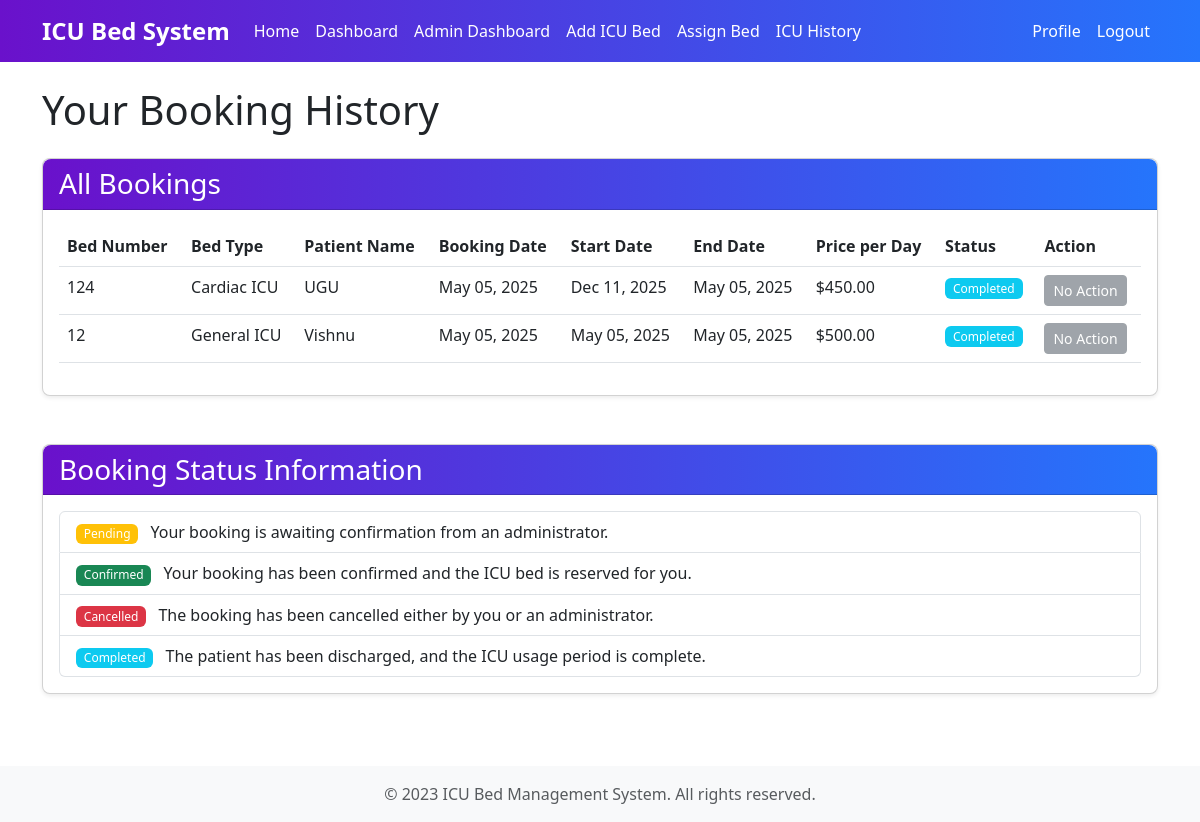
Page /beds/booking-history/ (signed in) on the committed database.
### beds/models.py (models this page shows, shortened)
class ICUBooking(models.Model):
    STATUS_CHOICES = [
        ('pending', 'Pending'),
        ('confirmed', 'Confirmed'),
        ('cancelled', 'Cancelled'),
        ('completed', 'Completed'),
    ]
    GENDER_CHOICES = [
        ('male', 'Male'),
        ('female', 'Female'),
        ('other', 'Other'),
    ]
    bed = models.ForeignKey(ICUBed, on_delete=models.CASCADE, related_name='bookings')
    booked_by = models.ForeignKey(User, on_delete=models.CASCADE, related_name='bookings')
    patient_name = models.CharField(max_length=100)
    patient_age = models.PositiveIntegerField()
    patient_gender = models.CharField(max_length=10, choices=GENDER_CHOICES)
    contact_number = models.CharField(max_length=15)
    medical_condition = models.TextField()
    start_date = models.DateField()
    end_date = models.DateField(null=True, blank=True)
    status = models.CharField(max_length=20, choices=STATUS_CHOICES, default='pending')
    booking_date = models.DateTimeField(auto_now_add=True)
    updated_at = models.DateTimeField(auto_now=True)

class ICUBed(models.Model):
    BED_TYPES = [
        ('general', 'General ICU'),
        ('cardiac', 'Cardiac ICU'),
        ('neonatal', 'Neonatal ICU'),
        ('pediatric', 'Pediatric ICU'),
        ('surgical', 'Surgical ICU'),
    ]
    bed_number = models.CharField(max_length=10, unique=True)
    bed_type = models.CharField(max_length=20, choices=BED_TYPES)
    is_available = models.BooleanField(default=True)
    description = models.TextField(blank=True, null=True)
    price_per_day = models.DecimalField(max_digits=10, decimal_places=2)
    created_at = models.DateTimeField(auto_now_add=True)
    updated_at = models.DateTimeField(auto_now=True)

### beds/views.py (the view)
# urls.py: path('booking-history/', views.booking_history, name='booking_history'),
@login_required
def booking_history(request):
    bookings = ICUBooking.objects.filter(booked_by=request.user).order_by('-booking_date')
    return render(request, 'beds/booking_history.html', {'bookings': bookings})

### templates/beds/booking_history.html (shortened to what this page needs)
{% extends 'base.html' %}
{% block content %}
<div class="row">
    <div class="col-md-12">
        <h1 class="mb-4">Your Booking History</h1>
    </div>
</div>
<div class="row">
    <div class="col-md-12">
        <div class="card">
            <div class="card-header bg-new text-white">
                <h3 class="mb-0">All Bookings</h3>
            </div>
            <div class="card-body">
                {% if bookings %}
                    <div class="table-responsive">
                        <table class="table table-hover">
                            <thead>
                                <tr>
                                    <th>Bed Number</th>
                                    <th>Bed Type</th>
                                    <th>Patient Name</th>
                                    <th>Booking Date</th>
                                    <th>Start Date</th>
                                    <th>End Date</th>
                                    <th>Price per Day</th>
                                    <th>Status</th>
                                    <th>Action</th>
                                </tr>
                            </thead>
                            <tbody>
                                {% for booking in bookings %}
                                    <tr>
                                        <td>{{ booking.bed.bed_number }}</td>
                                        <td>{{ booking.bed.get_bed_type_display }}</td>
                                        <td>{{ booking.patient_name }}</td>
                                        <td>{{ booking.booking_date|date:"M d, Y" }}</td>
                                        <td>{{ booking.start_date|date:"M d, Y" }}</td>
                                        <td>{{ booking.end_date|date:"M d, Y"|default:"--" }}</td>
                                        <td>${{ booking.bed.price_per_day }}</td>
                                        <td>
                                            {% if booking.status == 'pending' %}
                                                <span class="badge bg-warning">Pending</span>
                                            {% elif booking.status == 'confirmed' %}
                                                <span class="badge bg-success">Confirmed</span>
                                            {% elif booking.status == 'cancelled' %}
                                                <span class="badge bg-danger">Cancelled</span>
                                            {% elif booking.status == 'completed' %}
                                                <span class="badge bg-info">Completed</span>
                                            {% endif %}
                                        </td>
                                        <td>
                                            {% if booking.status == 'pending' or booking.status == 'confirmed' %}
                                                <a href="{% url 'cancel_booking' booking.id %}" class="btn btn-sm btn-danger" onclick="return confirm('Are you sure you want to cancel this booking?')">Cancel</a>
                                            {% else %}
                                                <button class="btn btn-sm btn-secondary" disabled>No Action</button>
                                            {% endif %}
                                        </td>
                                    </tr>
                                {% endfor %}
                            </tbody>
                        </table>
                    </div>
                {% else %}
                    <div class="alert alert-info">
                        You have not made any bookings yet. <a href="{% url 'book_bed' %}">Book a bed now</a>.
                    </div>
                {% endif %}
            </div>
        </div>
    </div>
</div>
<div class="row mt-4">
    <div class="col-md-12">
        <div class="card">
            <div class="card-header bg-new text-white">
                <h3 class="mb-0">Booking Status Information</h3>
            </div>
            <div class="card-body">
                <ul class="list-group">
                    <li class="list-group-item">
                        <span class="badge bg-warning me-2">Pending</span>
                        Your booking is awaiting confirmation from an administrator.
                    </li>
                    <li class="list-group-item">
                        <span class="badge bg-success me-2">Confirmed</span>
                        Your booking has been confirmed and the ICU bed is reserved for you.
                    </li>
                    <li class="list-group-item">
                        <span class="badge bg-danger me-2">Cancelled</span>
                        The booking has been cancelled either by you or an administrator.
                    </li>
                    <li class="list-group-item">
                        <span class="badge bg-info me-2">Completed</span>
                        The patient has been discharged, and the ICU usage period is complete.
                    </li>
                </ul>
            </div>
        </div>
    </div>
</div>
{% endblock %}

### static/css/style.css (style rules this page uses)
.card { margin-bottom: 1.5rem; border-radius: 0.5rem; box-shadow: 0 0.125rem 0.25rem rgba(0, 0, 0, 0.075); }
.card-header { border-radius: 0.5rem 0.5rem 0 0 !important; }
.badge { font-weight: 500; padding: 0.35em 0.65em; }
.table-responsive { border-radius: 0.25rem; }

### templates/base.html (style rules this page uses)
.bg-new { background-image: linear-gradient(to right, #6a11cb, #2575fc); color: white; }

### rows in the picture
ICUBooking: bed.bed_number "124", bed.bed_type "Cardiac ICU", patient_name "UGU", booking_date "May 05, 2025", start_date "Dec 11, 2025", end_date "May 05, 2025", bed.price_per_day "450.00", status "Completed"
ICUBooking: bed.bed_number "12", bed.bed_type "General ICU", patient_name "Vishnu", booking_date "May 05, 2025", start_date "May 05, 2025", end_date "May 05, 2025", bed.price_per_day "500.00", status "Completed"
